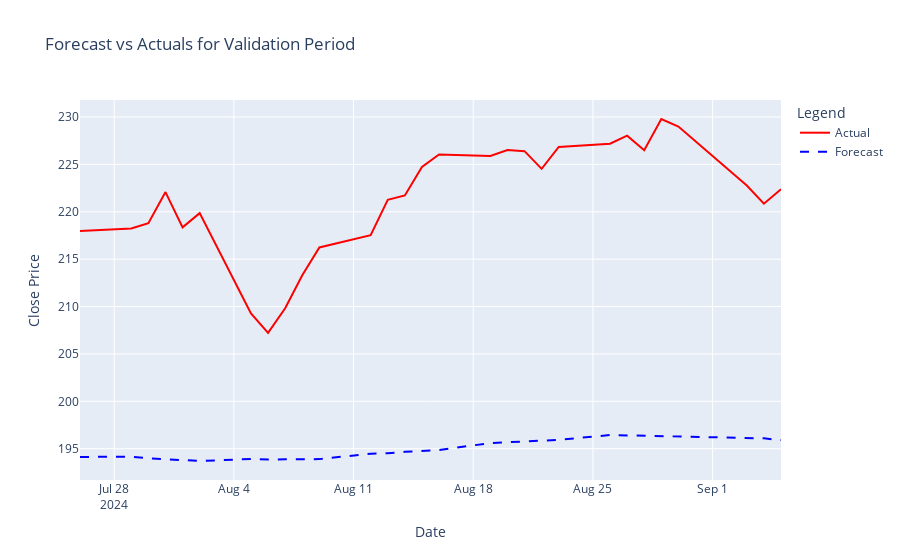

Here is the notebook cell this chart was saved with:
### Code cell
# Evaluation metrics for validation set
rmse_3 = round(np.sqrt(mean_squared_error(validation_data_3['y'], validation_data_3['yhat'])), 2)
mae_3 = round(mean_absolute_error(validation_data_3['y'], validation_data_3['yhat']), 2)
mape_3 = round((1 - np.mean(np.abs((validation_data_3['y'] - validation_data_3['yhat']) / validation_data_3['y'])))*100, 2)
mda_3 = round(np.mean((np.sign(validation_data_3['y'].diff()) == np.sign(validation_data_3['yhat'].diff())).astype(int)) * 100, 2)

# Print evaluation metrics
print(f"RMSE of Validation: {rmse_3}")
print(f"MAE of Validation: {mae_3}")
print(f"Accuracy(1-MAPE) of Validation: {mape_3:.2f}%")
print(f"MDA of Validation: {mda_3:.2f}%")

# Plot the actual vs forecasted values for the validation period
def plot_forecast_vs_actual(validation_data_3):
    fig = go.Figure()

    # Add the actual closing prices to the plot
    fig.add_trace(go.Scatter(x=validation_data_3['ds'], 
                             y=validation_data_3['y'], 
                             mode='lines', 
                             name='Actual',
                             line=dict(color='red')))

    # Add the forecasted values (yhat) to the plot
    fig.add_trace(go.Scatter(x=validation_data_3['ds'], 
                             y=validation_data_3['yhat'], 
                             mode='lines', 
                             name='Forecast',
                             line=dict(color='blue', dash='dash')))

    # Set the layout of the plot
    fig.update_layout(title='Forecast vs Actuals for Validation Period',
                      xaxis_title='Date',
                      yaxis_title='Close Price',
                      legend_title='Legend')

    # Display the plot
    fig.show()

# Call the function to plot the forecast vs actual values
plot_forecast_vs_actual(validation_data_3)

### Figure 1 — Plotly figure (JSON) as saved in the notebook; plotly's stock layout.template omitted (floating-point values rounded to 4 significant figures)
{"data": [{"line": {"color": "red"}, "mode": "lines", "name": "Actual", "type": "scatter", "x": ["2024-07-26T00:00:00", "2024-07-29T00:00:00", "2024-07-30T00:00:00", "2024-07-31T00:00:00", "2024-08-01T00:00:00", "2024-08-02T00:00:00", "2024-08-05T00:00:00", "2024-08-06T00:00:00", "2024-08-07T00:00:00", "2024-08-08T00:00:00", "2024-08-09T00:00:00", "2024-08-12T00:00:00", "2024-08-13T00:00:00", "2024-08-14T00:00:00", "2024-08-15T00:00:00", "2024-08-16T00:00:00", "2024-08-19T00:00:00", "2024-08-20T00:00:00", "2024-08-21T00:00:00", "2024-08-22T00:00:00", "2024-08-23T00:00:00", "2024-08-26T00:00:00", "2024-08-27T00:00:00", "2024-08-28T00:00:00", "2024-08-29T00:00:00", "2024-08-30T00:00:00", "2024-09-03T00:00:00", "2024-09-04T00:00:00", "2024-09-05T00:00:00"], "y": [218.0, 218.2, 218.8, 222.1, 218.4, 219.9, 209.3, 207.2, 209.8, 213.3, 216.2, 217.5, 221.3, 221.7, 224.7, 226.1, 225.9, 226.5, 226.4, 224.5, 226.8, 227.2, 228.0, 226.5, 229.8, 229, 222.8, 220.9, 222.4]}, {"line": {"color": "blue", "dash": "dash"}, "mode": "lines", "name": "Forecast", "type": "scatter", "x": ["2024-07-26T00:00:00", "2024-07-29T00:00:00", "2024-07-30T00:00:00", "2024-07-31T00:00:00", "2024-08-01T00:00:00", "2024-08-02T00:00:00", "2024-08-05T00:00:00", "2024-08-06T00:00:00", "2024-08-07T00:00:00", "2024-08-08T00:00:00", "2024-08-09T00:00:00", "2024-08-12T00:00:00", "2024-08-13T00:00:00", "2024-08-14T00:00:00", "2024-08-15T00:00:00", "2024-08-16T00:00:00", "2024-08-19T00:00:00", "2024-08-20T00:00:00", "2024-08-21T00:00:00", "2024-08-22T00:00:00", "2024-08-23T00:00:00", "2024-08-26T00:00:00", "2024-08-27T00:00:00", "2024-08-28T00:00:00", "2024-08-29T00:00:00", "2024-08-30T00:00:00", "2024-09-03T00:00:00", "2024-09-04T00:00:00", "2024-09-05T00:00:00"], "y": [194.1, 194.2, 194.0, 193.9, 193.8, 193.7, 193.9, 193.9, 193.9, 193.9, 193.9, 194.5, 194.5, 194.7, 194.8, 194.9, 195.6, 195.7, 195.8, 195.9, 195.9, 196.4, 196.4, 196.4, 196.4, 196.3, 196.2, 196.1, 195.9]}], "layout": {"legend": {"title": {"text": "Legend"}}, "title": {"text": "Forecast vs Actuals for Validation Period"}, "xaxis": {"title": {"text": "Date"}}, "yaxis": {"title": {"text": "Close Price"}}}}
